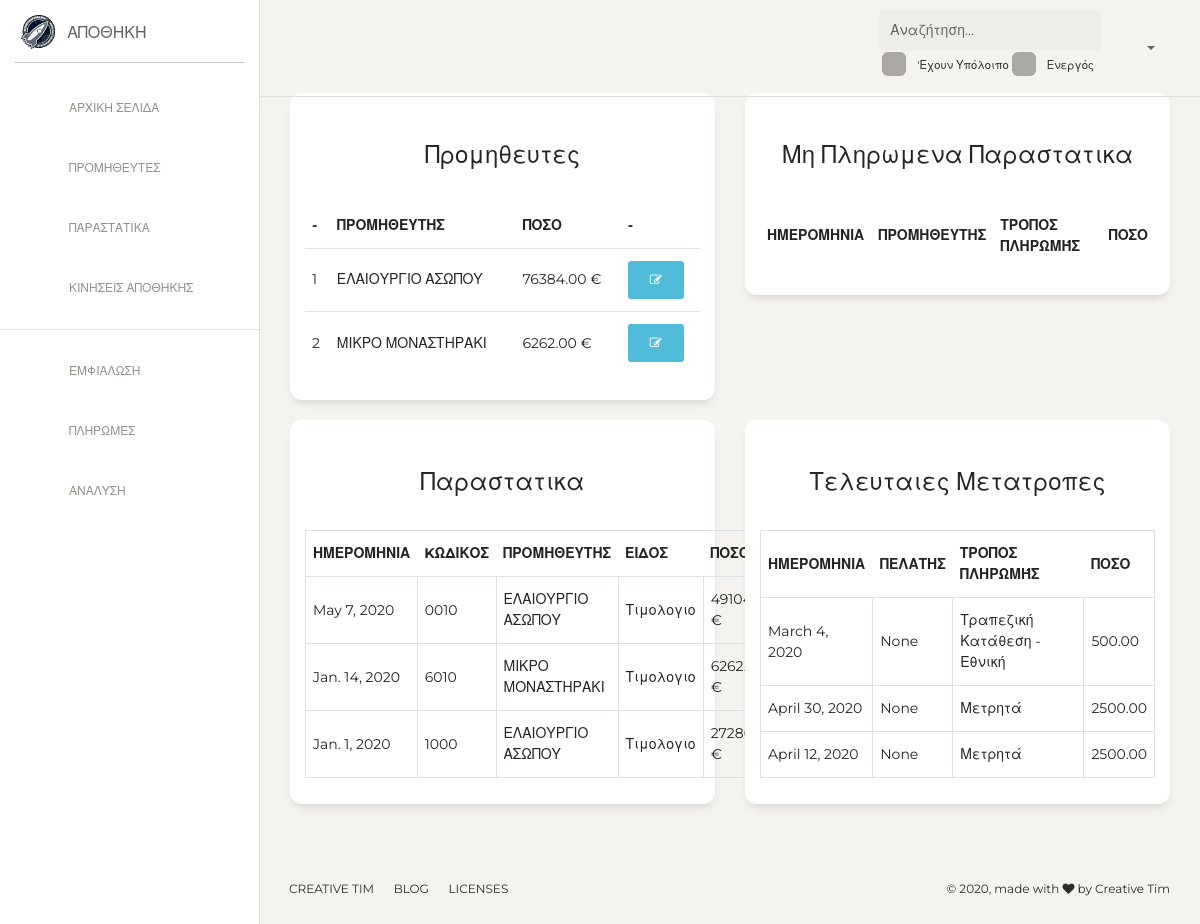
The app's page /warehouse/ (signed in), older data.
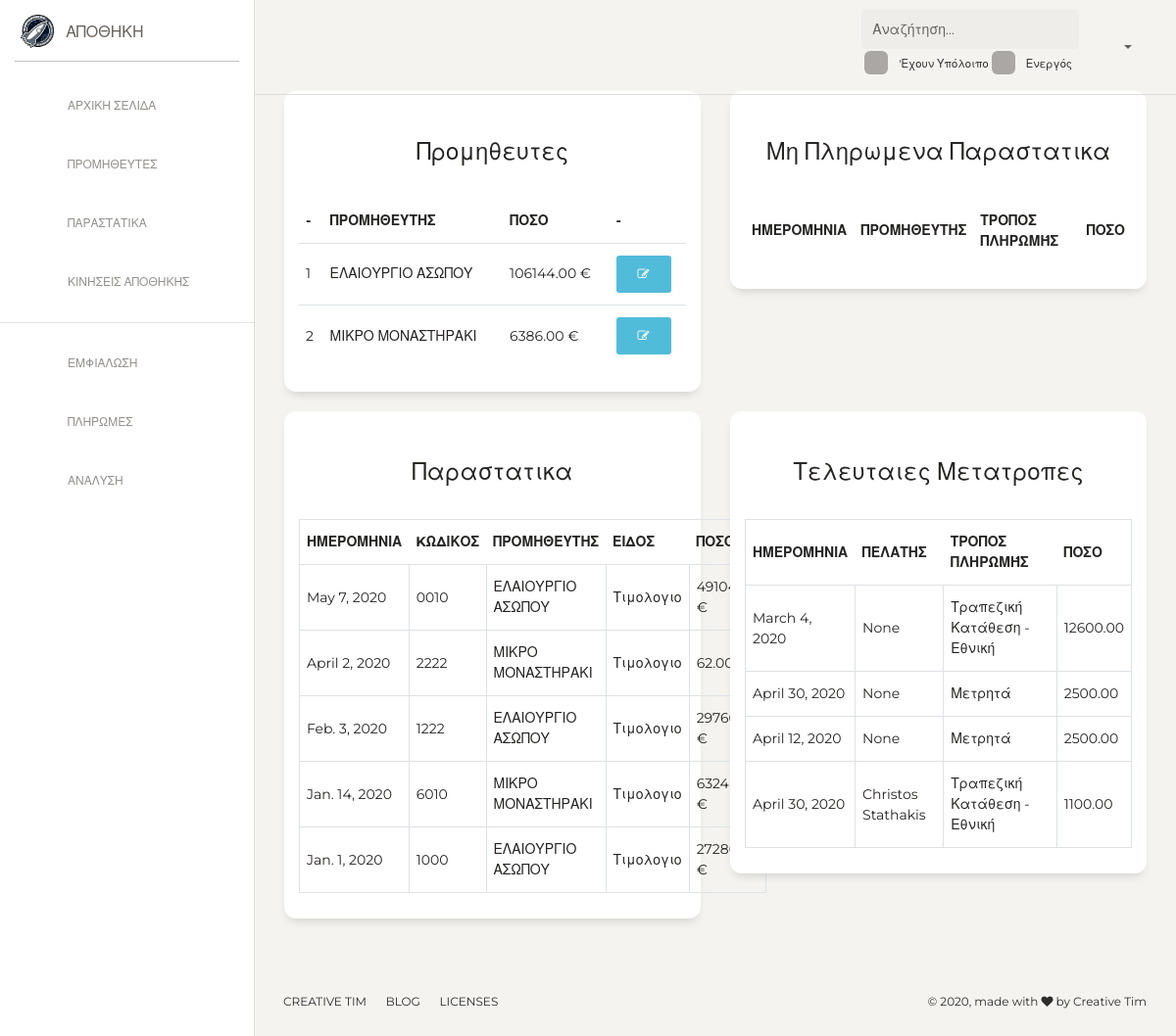
The same page, newer data.
### warehouse/models.py (models this page shows, shortened)
class Vendor(models.Model):
    active = models.BooleanField(default=True, verbose_name='Ενεργό')
    title = models.CharField(max_length=200, unique=True, verbose_name='Εταιρία')
    owner = models.CharField(max_length=200, blank=True, verbose_name='Ιδιοκτήτης')
    afm = models.CharField(max_length=150, blank=True, verbose_name='ΑΦΜ')
    doy = models.CharField(max_length=150, blank=True, verbose_name='ΔΟΥ')
    phone = models.CharField(max_length=200, blank=True, verbose_name='Σταθερο Τηλεφωνο')
    cellphone = models.CharField(max_length=200, blank=True, verbose_name='Κινητό')
    email = models.EmailField(blank=True)
    site = models.URLField(blank=True, null=True)
    description = models.TextField(blank=True, null=True, verbose_name='Λεπτομεριες')
    address = models.CharField(max_length=240, blank=True, null=True, verbose_name='Διευθυνση')
    city = models.CharField(max_length=240, blank=True, null=True, verbose_name='Πολη')
    balance = models.DecimalField(decimal_places=2, max_digits=50, default=0.00, verbose_name='Υπόλοιπο')
    paid_value = models.DecimalField(decimal_places=2, max_digits=50, default=0.00)
    value = models.DecimalField(decimal_places=2, max_digits=50, default=0.00)
    taxes_modifier = models.CharField(max_length=1, choices=TAXES_CHOICES, default='c')
    class Meta:
        ordering = ['title']
    def __str__(self):
        return f'{self.title}'
    def get_edit_url(self):
        return reverse('warehouse:vendor_update', kwargs={'pk': self.id})
    def tag_balance(self):
        return f'{self.balance} {CURRENCY}'
    tag_balance.short_description = 'Υπολοίπο'

class Invoice(models.Model):
    date = models.DateField(verbose_name='Ημερομηνια')
    order_type = models.CharField(max_length=1, choices=INVOICE_TYPES, default='a')
    title = models.CharField(max_length=150, verbose_name='Αριθμος Τιμολογιου')
    payment_method = models.ForeignKey(PaymentMethod, on_delete=models.PROTECT, null=True,
                                       verbose_name='Τροπος Πληρωμης')
    vendor = models.ForeignKey(Vendor, on_delete=models.CASCADE, related_name='invoices', verbose_name='Προμηθευτης')
    value = models.DecimalField(decimal_places=2, max_digits=20, verbose_name='Καθαρή Αξια', default=0.00)
    taxes_value = models.DecimalField(decimal_places=2, max_digits=20, verbose_name='Φορος', default=0)
    extra_value = models.DecimalField(decimal_places=2, max_digits=20, verbose_name='Επιπλέον Αξία', default=0.00)
    final_value = models.DecimalField(decimal_places=2, max_digits=20, verbose_name='Αξία', default=0.00)
    description = models.TextField(blank=True, verbose_name='Λεπτομεριες')
    class Meta:
        ordering = ['-date']
    def tag_final_value(self):
        return f'{self.final_value} {CURRENCY}'

### warehouse/warehouse_models.py (models this page shows, shortened)
class InvoiceTransformation(models.Model):
    locked = models.BooleanField(default=False, verbose_name="Μετασχηματισμενο")
    date = models.DateField(verbose_name="Ημερομηνια")
    title = models.CharField(max_length=200, verbose_name='Παρτιδα Εμφαλωσης')
    costumer = models.ForeignKey(Costumer, on_delete=models.CASCADE, verbose_name='Πελατης', blank=True, null=True)
    value = models.DecimalField(decimal_places=2, max_digits=17, default=0, verbose_name='Αξια')
    cost = models.DecimalField(decimal_places=2, max_digits=17, default=0, verbose_name='Κοστολογηση')
    payment_method = models.ForeignKey(PaymentMethod, null=True, on_delete=models.SET_NULL, verbose_name='Τροπος Πληρωμής')

### project_settings/models.py (models this page shows)
class PaymentMethod(models.Model):
    title = models.CharField(max_length=200, unique=True)
    category = models.CharField(max_length=1, choices=PAYMENT_METHOD_CATEGORY)
    def __str__(self):
        return self.title

### costumers/models.py (models this page shows, shortened)
class Costumer(models.Model):
    eponimia = models.CharField(null=True, max_length=240, verbose_name='Επωνυμια')
    address = models.CharField(blank=True, null=True, max_length=240, verbose_name='Διευθυνση')
    job_description = models.CharField(blank=True, null=True, max_length=240, verbose_name='Επαγγελμα')
    loading_place = models.CharField(blank=True, null=True, max_length=240, default='Εδρα μας', verbose_name='Τοπος Φορτωσης')
    destination = models.CharField(blank=True, null=True, max_length=240, default='Εδρα του,', verbose_name='Προορισμος')
    afm = models.CharField(blank=True, null=True, max_length=10, verbose_name='ΑΦΜ')
    doy = models.CharField(blank=True, null=True, max_length=240, default='Σπαρτη', verbose_name='ΔΟΥ')
    destination_city = models.CharField(blank=True, null=True, max_length=240 , verbose_name='Πολη')
    transport = models.CharField(blank=True, null=True, max_length=10, verbose_name='Μεταφορικο Μεσο')
    first_name = models.CharField(max_length=200, verbose_name='Ονομα', blank=True)
    last_name = models.CharField(max_length=200, verbose_name='Επιθετο', blank=True)
    amka = models.CharField(max_length=20, blank=True, verbose_name='Ψευδονυμο')
    notes = models.CharField(max_length=200, blank=True, verbose_name='Σημειώσεις')
    cellphone = models.CharField(max_length=20, blank=True, verbose_name='Κινητό')
    phone = models.CharField(max_length=20, blank=True, verbose_name='Τηλέφωνο')
    active = models.BooleanField(default=True, verbose_name='Ενεργός')
    value = models.DecimalField(decimal_places=2, max_digits=20, default=0.00)
    paid_value = models.DecimalField(decimal_places=2, max_digits=20, default=0.00)
    balance = models.DecimalField(decimal_places=2, max_digits=20, default=0.00)
    class Meta:
        ordering = ['eponimia', 'afm']
    def __str__(self):
        return self.eponimia

### warehouse/views.py (the view)
# urls.py: path('', HomepageView.as_view(), name='homepage'),
@method_decorator(staff_member_required, name='dispatch')
class HomepageView(TemplateView):
    template_name = 'warehouse/dashboard.html'
    def get_context_data(self, **kwargs):
        context = super().get_context_data(**kwargs)
        context['vendors'] = Vendor.objects.filter(balance__gt=0)[:10]
        context['payments'] = Payment.objects.filter(is_paid=False).order_by('date')[:10]
        context['invoices'] = Invoice.objects.all()[:10]
        context['trans'] = InvoiceTransformation.objects.all()[:10]
        return context

### warehouse/templates/warehouse/dashboard.html (shortened to what the changed rows need)
{% extends 'dashboard.html' %}
{% block content %}
    <div class="content">
        <div class="row">
            <div class="col-6">
                <div class="card">
                    <div class="card-body">
                        <table class="table">
                            <thead>
                                <tr>
                                    <th>-</th>
                                    <th>Προμηθευτης</th>
                                    <th>Ποσο</th>
                                    <th>-</th>
                                </tr>
                            </thead>
                            <tbody>
                                {% for vendor in vendors %}
                                    <tr>
                                        <td>{{ forloop.counter }}</td>
                                        <td>{{ vendor }}</td>
                                        <td>{{ vendor.tag_balance }}</td>
                                        <td><a href="{{ vendor.get_edit_url }}" class="btn btn-info"><i class="fa fa-edit"></i> </a> </td>
                                    </tr>
                                {% endfor %}
                            </tbody>
                        </table>
                    </div>
                </div>
            </div>
            <div class="col-6">
                <div class="card">
                    <div class="card-body">
                        <table class="table">
                            <thead>
                                <tr>
                                    <th>Ημερομηνια</th>
                                    <th>Προμηθευτης</th>
                                    <th>Τροπος Πληρωμής</th>
                                    <th>Ποσο</th>
                                </tr>
                            </thead>
                        </table>
                    </div>
                    </div>
                </div>
        </div>
        <div class="row">
            <div class="col-6">
                <div class="card">
                    <div class="card-body">
                        <table class="table table-bordered">
                            <thead>
                                <tr>
                                    <th>Ημερομηνια</th>
                                    <th>Kωδικος</th>
                                    <th>Προμηθευτης</th>
                                    <th>Ειδος</th>
                                    <th>Ποσο</th>
                                </tr>
                            </thead>
                            <tbody>
                                {% for invoice in invoices %}
                                    <tr>
                                        <td>{{ invoice.date }}</td>
                                        <td>{{ invoice.title }}</td>
                                        <td>{{ invoice.vendor }}</td>
                                        <td>{{ invoice.get_order_type_display }}</td>
                                        <td>{{ invoice.tag_final_value }}</td>
                                    </tr>
                                {% endfor %}
                            </tbody>
                        </table>
                    </div>
                </div>
            </div>
            <div class="col-6">
                <div class="card">
                    <div class="card-body">
                        <table class="table table-bordered">
                            <thead>
                                <tr>
                                    <th>Ημερομηνια</th>
                                    <th>Πελατης</th>
                                    <th>Τροπος Πληρωμής</th>
                                    <th>Ποσο</th>
                                </tr>
                            </thead>
                            <tbody>
                                {% for ele in trans %}
                                    <tr>
                                        <td>{{ ele.date }}</td>
                                        <td>{{ ele.costumer }}</td>
                                        <td>{{ ele.payment_method }}</td>
                                        <td>{{ ele.value }}</td>
                                    </tr>
                                {% endfor %}
                            </tbody>
                        </table>
                    </div>
                    </div>
                </div>
        </div>
    </div>
{% endblock %}

Row changes from the older to the newer data that the page shows:
changed Vendor "ΕΛΑΙΟΥΡΓΙΟ ΑΣΩΠΟΥ": tag_balance "76384.00 €" → "106144.00 €"
changed Vendor "ΜΙΚΡΟ ΜΟΝΑΣΤΗΡΑΚΙ": tag_balance "6262.00 €" → "6386.00 €"
added Invoice: date "April 2, 2020", title "2222", vendor "ΜΙΚΡΟ ΜΟΝΑΣΤΗΡΑΚΙ", order_type "Τιμολογιο", tag_final_value "62.00 €"
added Invoice: date "Feb. 3, 2020", title "1222", vendor "ΕΛΑΙΟΥΡΓΙΟ ΑΣΩΠΟΥ", order_type "Τιμολογιο", tag_final_value "29760.00 €"
changed Invoice "Jan. 14, 2020": tag_final_value "6262.00 €" → "6324.00 €"
changed InvoiceTransformation "March 4, 2020": value "500.00" → "12600.00"
added InvoiceTransformation: date "April 30, 2020", costumer "Christos Stathakis", payment_method "Τραπεζική Κατάθεση - Εθνική", value "1100.00"
